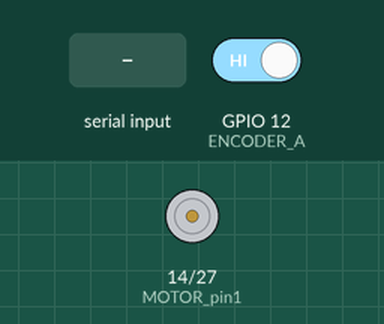
Recording of a sketch running on a simulated ESP32. Parts: motor-driver pin pairs drawn as motors (green arrow = first pin HIGH = forward, orange = second pin HIGH = backward, longer = more drive, scaled by the enable pin). The inputs (shaded band) are chosen by the test bench; at power-on: GPIO 12 (ENCODER_A) HIGH. What the sketch prints to the serial monitor is not drawn.

Above: at 1.2 s.
1.3 s: "90,45\n" received over Serial
At 2.5 s:
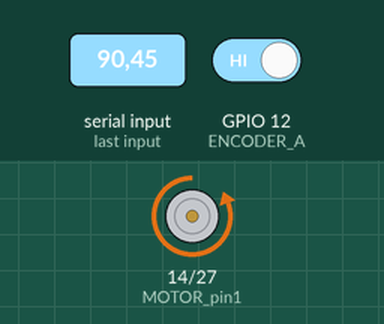
2.8 s: "5\n" received over Serial
At 3.7 s:
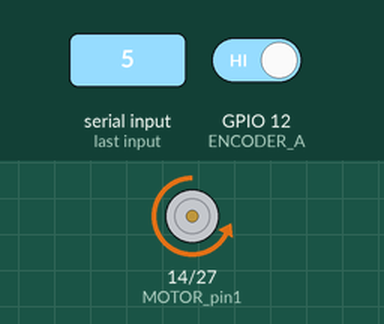
Timing chart, 0 to 5.8 s (numbered marks = the images above; inputs shaded):
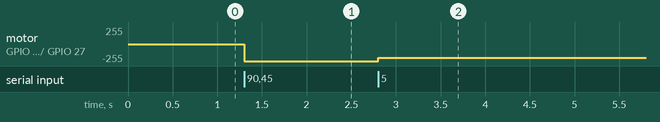

Measured:
- after the input at 1.3 s, motor on GPIO 14 (MOTOR_pin1) / GPIO 27 (MOTOR_pin2): stopped → backward 255/255 at once
- after the input at 2.8 s, motor on GPIO 14 (MOTOR_pin1) / GPIO 27 (MOTOR_pin2): backward 255/255 → backward 204/255 at once

The sketch:

irenxcode.ino
```cpp
#include <PIDController.h>
/* ENCODER_A and ENCODER_B pins are used to read the encoder
   data from the microcontroller, the data from the encoder
   comes very fast so these two pins have to be interrupt enabled
   pins
*/
#define ENCODER_A 12
#define ENCODER_B 13

const int freq = 20000;
const int pwmChannel = 0;
const int resolution = 8;
/* the MOTOR_CW and MOTOR_CCW pins are used to drive the H-bridge
   the H-bridge then drives the motors, This two pins must have to
   be PWM enabled, otherwise the code will not work.
*/
#define MOTOR_pin1  14
#define MOTOR_pin2 27
#define MOTOR_pwm 26
/*In this section we have defined the gain values for the
   proportional,integral, and derivative controller i have set
   the gain values with the help of trial and error methods.
*/
#define __Kp 260 // Proportional constant
#define __Ki 2.7 // Integral Constant
#define __Kd 2000 // Derivative Constant
volatile long int encoder_count = 0; // stores the current encoder count
unsigned int integerValue = 0; // stores the incoming serial value. Max value is 65535
char incomingByte; // parses and stores each individual character one by one
int motor_pwm_value = 255;
int debug=0;
PIDController pidcontroller;
void setup() {
  Serial.begin(115200); // Serial for Debugging
  pinMode(ENCODER_A, INPUT_PULLUP); // ENCODER_A as Input
  pinMode(ENCODER_B, INPUT_PULLUP); // ENCODER_B as Input
  pinMode(MOTOR_pin1, OUTPUT);
  pinMode(MOTOR_pin2, OUTPUT);
  pinMode (MOTOR_pwm,OUTPUT);

  digitalWrite(MOTOR_pwm,LOW);

  /* attach an interrupt to pin ENCODER_A of the Arduino, and when the
      pulse is in the RISING edge called the function encoder().
  */
  ledcSetup(pwmChannel, freq, resolution);
  ledcAttachPin(26, 0); //(enable1Pin, pwmChannel)

  attachInterrupt(digitalPinToInterrupt(ENCODER_A), encoder, RISING);
  pidcontroller.begin(); // initialize the PID instance
  pidcontroller.tune(260, 2.7, 2000); // Tune the PID, arguments: kP, kI, kD
  pidcontroller.limit(-255, 255); // Limit the PID output between -255 to 255, this is important to get rid of integral windup!
}
void loop() {
  while (Serial.available() > 0) {
    integerValue = Serial.parseInt(); // stores the integerValue
    incomingByte = Serial.read(); // stores the /n character
    if (incomingByte == '\n') // if we receive a newline character we will continue in the loop
      continue;
  }
  pidcontroller.setpoint(integerValue); // The "goal" the PID controller tries to "reach",
  Serial.println(integerValue); // print the incoming value for debugging
  debug = pidcontroller.compute(encoder_count/6);
  motor_pwm_value=debug;

  //Let the PID compute the value, returns the calculated optimal output
  Serial.print(motor_pwm_value); // print the calculated value for debugging
  Serial.print("   ");
  if (motor_pwm_value > 0) // if the motor_pwm_value is greater than zero we rotate the  motor in clockwise direction
    motor_ccw(motor_pwm_value);
  else // else we move it in a counter clockwise direction
    motor_cw(abs(motor_pwm_value));
  Serial.println(encoder_count/6);// print the final encoder count.
}
void encoder() {
  if (digitalRead(ENCODER_B) == HIGH) // if ENCODER_B is high increase the count
    encoder_count++; // increment the count
  else // else decrease the count
    encoder_count--;  // decrement the count
}
void motor_cw(int power) {

  if (power > 1) {
    ledcWrite(pwmChannel, power);
    // analogWrite(MOTOR_CW, power); //rotate the motor if the value is grater than 100
    digitalWrite(MOTOR_pin1, HIGH);
    digitalWrite(MOTOR_pin2, LOW);

  }
  else {
    // both of the pins are set to low
    digitalWrite(MOTOR_pin1, LOW);
    digitalWrite(MOTOR_pin2, LOW);
  }
}

void motor_ccw(int power) {
  if (power > 1) {
    ledcWrite(pwmChannel, power);
    digitalWrite(MOTOR_pin1, LOW);
    digitalWrite(MOTOR_pin2, HIGH);
  }
  else {
    digitalWrite(MOTOR_pin1, LOW);
    digitalWrite(MOTOR_pin2, LOW);
  }
}
```
